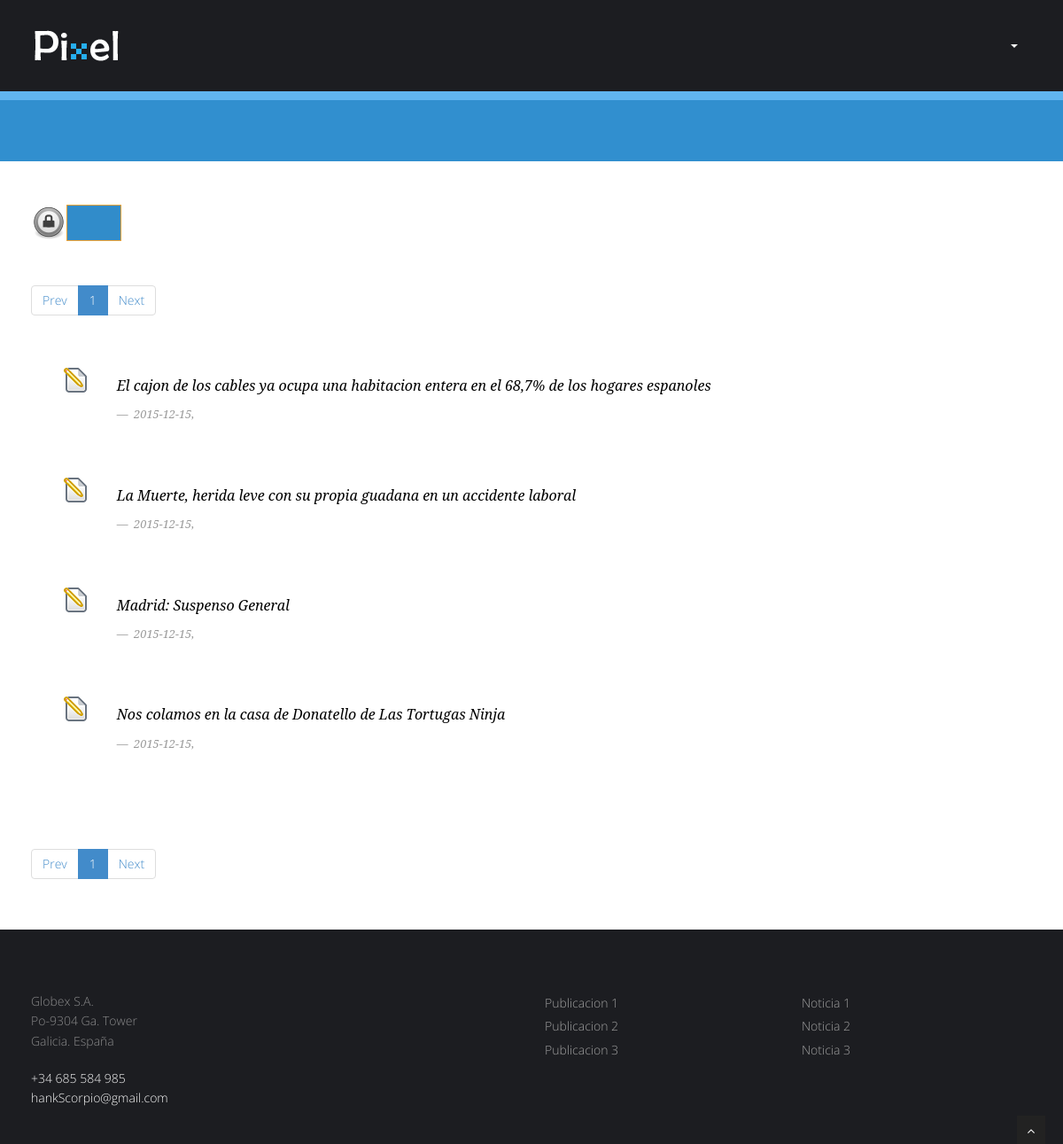
Page /Controladores/Privada/C_PrensaP.php (signed in) on the committed database.
### tables this page shows
CREATE TABLE IF NOT EXISTS `S_NOTICIAS` (
  `Titulo_Noticia` varchar(200) NOT NULL,
  `Fecha_Noticia` date NOT NULL,
  `Web_Noticia` varchar(300) DEFAULT NULL,
  `IDPDF_Noticia` varchar(10) DEFAULT NULL,
  `Publicador_Noticia` varchar(20) NOT NULL
);

### Controladores/Privada/C_PrensaP.php (called while the page is built, shortened)
<?php
$Raiz = explode('/',$_SERVER['PHP_SELF'])[count(explode('/',$_SERVER['PHP_SELF']))-4];
function getRuta()
{
	global $Raiz;
	$RutaArray = explode('/',$_SERVER['PHP_SELF']);
	$toret = "";
	for ($i =(count($RutaArray)-2);$i > 0; $i = $i -1)
	{
		if ($RutaArray[$i] == $Raiz)
			break;
		else
			$toret = $toret."../";
	}
	return $toret;
}
$RutaRelativaControlador = getRuta();
include_once $RutaRelativaControlador.'Comun/ArchivoComun.php';
$PagID = $identificadoresPrivados["Prensa"];
include_once $vistas[$PagID];
?>

### Comun/ArchivoComun.php (called while the page is built, shortened)
<?php
$NumporPags = 10;
$identificadores = array(
'Home' => 'H',
'Miembros' => 'M',
'Prensa'=> 'P',
'Transferencias'=> 'T',
'Colaboraciones'=> 'C',
'Login' => 'L',
'Publicaciones' => 'Pu'
);
$identificadoresPrivados = array(
'Home' => 'HP',
'Miembros' => 'MP',
'AMiembros' => 'AMP',
'MMiembros' => 'MMP',
'DMiembros' => 'DMP',
'Prensa'=> 'PP',
'APrensa'=> 'APP',
'MPrensa'=> 'MPP',
'DPrensa' => 'DPP',
'Transferencias'=> 'TP',
'ATransferencias'=> 'ATP',
'MTransferencias'=> 'MTP',
'DTransferencias'=> 'DTP',
'Colaboraciones'=> 'CP',
'AColaboraciones'=> 'ACP',
'MColaboraciones'=> 'MCP',
'DColaboraciones'=> 'DCP',
'Publicaciones'=> 'PuP',
'APublicaciones'=> 'APuP',
'MPublicaciones'=> 'MPuP',
'DPublicaciones'=> 'DPuP',
'Docencia'=> 'DC',
'ADocencia'=> 'ADC',
'MDocencia'=> 'MDC',
'Actividades'=> 'AP',
'AActividades'=> 'AAP',
'MActividades'=> 'MAP',
'DActividades'=> 'DAP',
'Administracion'=> 'G',
'ERRORPERM' => 'ERRORPERM'
);
?>

### GESTAPP/Clases/BaseDatosControl.php (called while the page is built, shortened)
<?php
Class BaseDatosControl
{
	public $conexionBD;
	function __construct()
	{
		$this->conexionBD = new mysqli('localhost','gC', 'gC','ET3gC');
	}
	function OperacionGenericaBD($var,$Error = "1")
	{
		if (!$resultado = $this->conexionBD->query($var))
		{
			if (isset($_COOKIE["TEST"]))
			{
				echo '<br><b>Warning</b>: '.$this->conexionBD->error.' in <b>/BaseDatosControl.php</b> on line <b>36</b><br>';
				exit();
			}
			else
			{
				throw new Exception($Error . "=>". $var . "<br>Error: " . $this->conexionBD->error . "");
			}
		}
		return $resultado;
	}
}
?>

### Clases/TablaBD.php (called while the page is built, shortened)
<?php
include_once $RutaRelativaControlador.'GESTAPP/Clases/BaseDatosControl.php';
Class TablaBD
{
	public $nombreTabla = "";
	function __construct($n,$arrayCampos,$arrayClaves)
	{
		$this->nombreTabla = $n;
	}
	public function ListadoRegistros($opciones)
	{
		$BD = new BaseDatosControl();
		return $BD->OperacionGenericaBD("Select * from ".$this->nombreTabla." ". $opciones);
	}
}
?>

### Vistas/Privadas/V_PrensaP.php (the view, shortened to what this page needs)
<?php
Class PrensaPrivada
{
function DisplayContent($idioma,$noticias,$pagAct,$ultimaPagina)
{
	global $NumporPags;
	global $identificadoresPrivados;
	global $controladores;
	global $RutaRelativaControlador;
?>
	<section id="content">
	<div class="container">
			<div class="row">
			<div class="col-md-3" >
			<img style="display:inline" src="<?php echo $RutaRelativaControlador?>img/engranaje2.svg.png"
			  class="img-responsive">
			  <a style="display:inline" class="btn btn-warning" href="<?php echo $controladores[$identificadoresPrivados["APrensa"]]?>"><?php echo $idioma['Alta_Prensa']; ?></a>
			</div>
			<div class="col-md-9"></div>
		  </div>
		<div class="row">
			<div class="col-md-12">
				<ul class="pagination">
					<li>
						<a onclick="document.getElementById('ant').submit();">Prev</a>
					</li>
					<?php
					for ($i = $pagAct-5; $i < $pagAct+5;$i = $i+1 )
					{
						if ($i > 0 && $i <= ceil(count($noticias)/$NumporPags))
						{
							$active = "";
							if ($i == $pagAct)
								$active = ' class="active" ';
							echo '
							<li '.$active.' >
								<a onclick="document.getElementById(\'numeracion'.$i.'\').submit();">'.$i.'</a>
							</li>
							';
						}
					}
					?>
					<li>
						<a onclick="document.getElementById('pos').submit();">Next</a>
					</li>
				</ul>
			</div>
		</div>
		<div class="row">
			<div class="col-lg-12">
				<?php
					foreach($noticias as $noticia)
					{
						echo '
						<div class="row">
						<div class="col-md-1">
							<form id="'.$noticia["Titulo_Noticia"].'" action="'.$controladores[$identificadoresPrivados["MPrensa"]].'" method="POST">
								<input type="hidden" name="MOD" value="'.$noticia["Titulo_Noticia"].'" />
								</form>
								<img style="display:inline" onClick="document.getElementById(\''.$noticia["Titulo_Noticia"].'\').submit();" src="'.$RutaRelativaControlador.'img/editar.png"
							class="img-responsive pull-right"></img>
							</div>
							<div class="col-md-11">
								<blockquote>
									<p>
										'.$noticia["Titulo_Noticia"].'
									</p> <small> '.$noticia["Fecha_Noticia"].', <cite> <a href="'.$noticia["Web_Noticia"].'" target="_blank" >'.$idioma["Enlace"].'</a> </cite>
									</small>
								</blockquote>
							</div>
						</div>
						';
					}
				?>
			</div>
		</div>
		<div class="row">
			<div class="col-md-12">
				<ul class="pagination">
					<li>
						<a onclick="document.getElementById('ant').submit();">Prev</a>
					</li>
					<?php
					for ($i = $pagAct-5; $i < $pagAct+5;$i = $i+1 )
					{
						if ($i > 0 && $i <= ceil(count($noticias)/$NumporPags))
						{
							$active = "";
							if ($i == $pagAct)
								$active = ' class="active" ';
							echo '
							<li '.$active.' >
								<a onclick="document.getElementById(\'numeracion'.$i.'\').submit();">'.$i.'</a>
							</li>
							';
						}
					}
					?>
					<li>
						<a onclick="document.getElementById('pos').submit();">Next</a>
					</li>
				</ul>
			</div>
		</div>
	</div>
	</section>
<?php
}
}
	$noticias = array ();
		try
		{
			$consulta = $_TABLANOTICIAS->ListadoRegistros("");
			for ($i = 0; $i < $consulta->num_rows ;$i++)
			{
				$noticias[] = $consulta->fetch_assoc();
			}
		}
		catch(Exception $e)
		{
			$errorRescrito = explode("=>",$e->getMessage());
			$_SESSION['error'] = 'CON ERR NOTICIAS'."=>".$errorRescrito[1];
		}
		$pagCargar = 1;
$princ_view = new PrensaPrivada();
include_once$RutaRelativaControlador.'Comun/CabeceraPriv.php';
$princ_view->DisplayContent($idioma,$noticias,$pagCargar,ceil(count($noticias)/$NumporPags));
include_once$RutaRelativaControlador.'Comun/Pie.php';
?>

### css/style.css (style rules this page uses)
body { font-family:'Open Sans', Arial, sans-serif; font-size:14px; font-weight:300; line-height:1.6em; color:#656565; }
.container { padding:0 20px 0 20px; position:relative; }
.row,.row-fluid { margin-bottom:30px; }
.row .row,.row-fluid .row-fluid { margin-bottom:30px; }
#content { position:relative; background:#fff; padding:50px 0 0px 0; }
#content img { max-width:100%; height:auto; }
blockquote { font-size:16px; font-weight:400; font-family:'Noto Serif', serif; font-style:italic; padding-left:0; color:#000000; line-height:1.6em; border:none; }
.btn { text-align: center; background: #318CCA; color: #fff; border-radius: 0;padding: 10px 30px; }
img.pull-right, .align-right { float:right; margin:0 0 15px 15px; }

### rows in the picture
s_noticias: Titulo_Noticia "El cajon de los cables ya ocupa una habitacion entera en el 68,7% de los hogares espanoles", Fecha_Noticia "2015-12-15"
s_noticias: Titulo_Noticia "La Muerte, herida leve con su propia guadana en un accidente laboral", Fecha_Noticia "2015-12-15"
s_noticias: Titulo_Noticia "Madrid: Suspenso General", Fecha_Noticia "2015-12-15"
s_noticias: Titulo_Noticia "Nos colamos en la casa de Donatello de Las Tortugas Ninja", Fecha_Noticia "2015-12-15"

### other values in the picture
$i "1"
